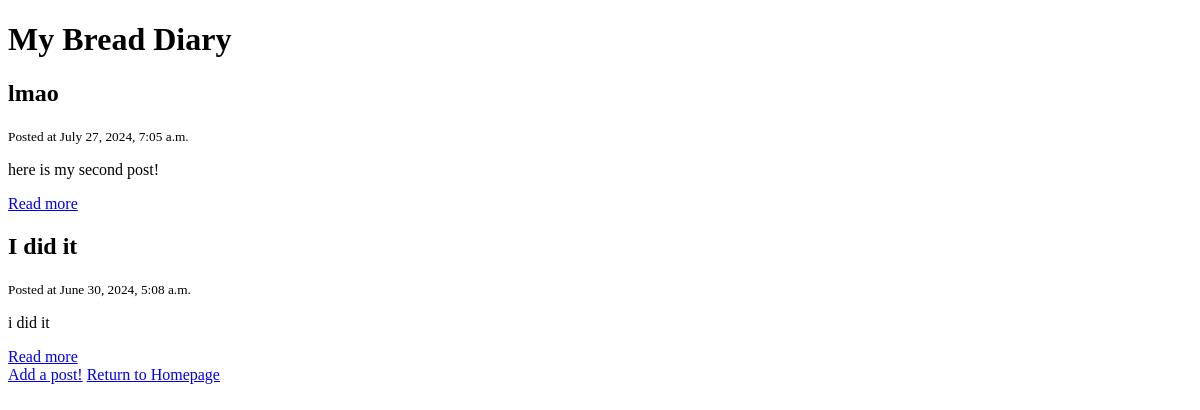
/blog/, run on an earlier commit of the app's database.
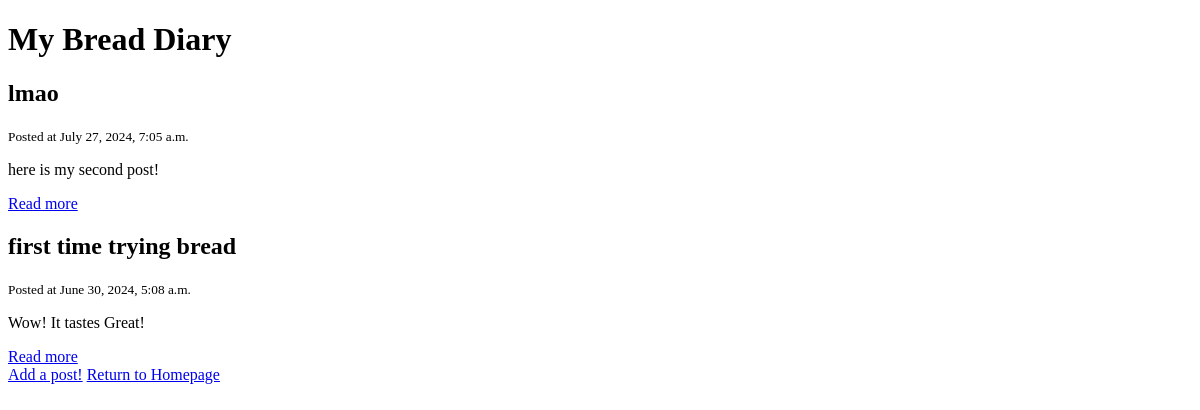
And on a later commit of the database.
### blog/models.py (models this page shows)
class Post(models.Model):
    title =  models.CharField(max_length=255)
    slug = models.SlugField()
    intro = models.TextField()
    body = models.TextField()
    banner = models.ImageField(default='fallback.png', blank=True)
    date_added = models.DateTimeField(auto_now_add=True)
    class Meta:
        ordering = ['-date_added']

### blog/views.py (the view)
# urls.py: path("", views.blogpage, name ="blogpage"),
def blogpage(request):
    posts = Post.objects.all()
    return render(request, 'blog/blogpage.html', {'posts': posts})

### blog/templates/blog/blogpage.html
{% extends "blog/layout.html" %}
{% block body %}
<h1> My Bread Diary</h1>
    {% for post in posts %}
        <div class="post block">
            <h2 class="subtitle">{{ post.title }}</h2>
            <small> Posted at {{ post.date_added }}</small>
            <p> {{ post.intro }}</p>
            <a href="{% url 'post_detail' post.slug %}"> Read more </a>
        </div>
    {% endfor %}
    <a href="{% url 'add_post' %}"> Add a post!</a>
    <a href="{% url 'index' %}"> Return to Homepage</a>
{% endblock %}

### blog/templates/blog/layout.html (shortened to what this page needs)
<!DOCTYPE html>
<html lang="en">
  <head>
  </head>
  <body>
    {% block body %}
    {% endblock %}
  </body>
</html>

What changed in the data, as far as the page shows it:
changed Post: title "I did it" → "first time trying bread"; intro "i did it" → "Wow! It tastes Great!"
